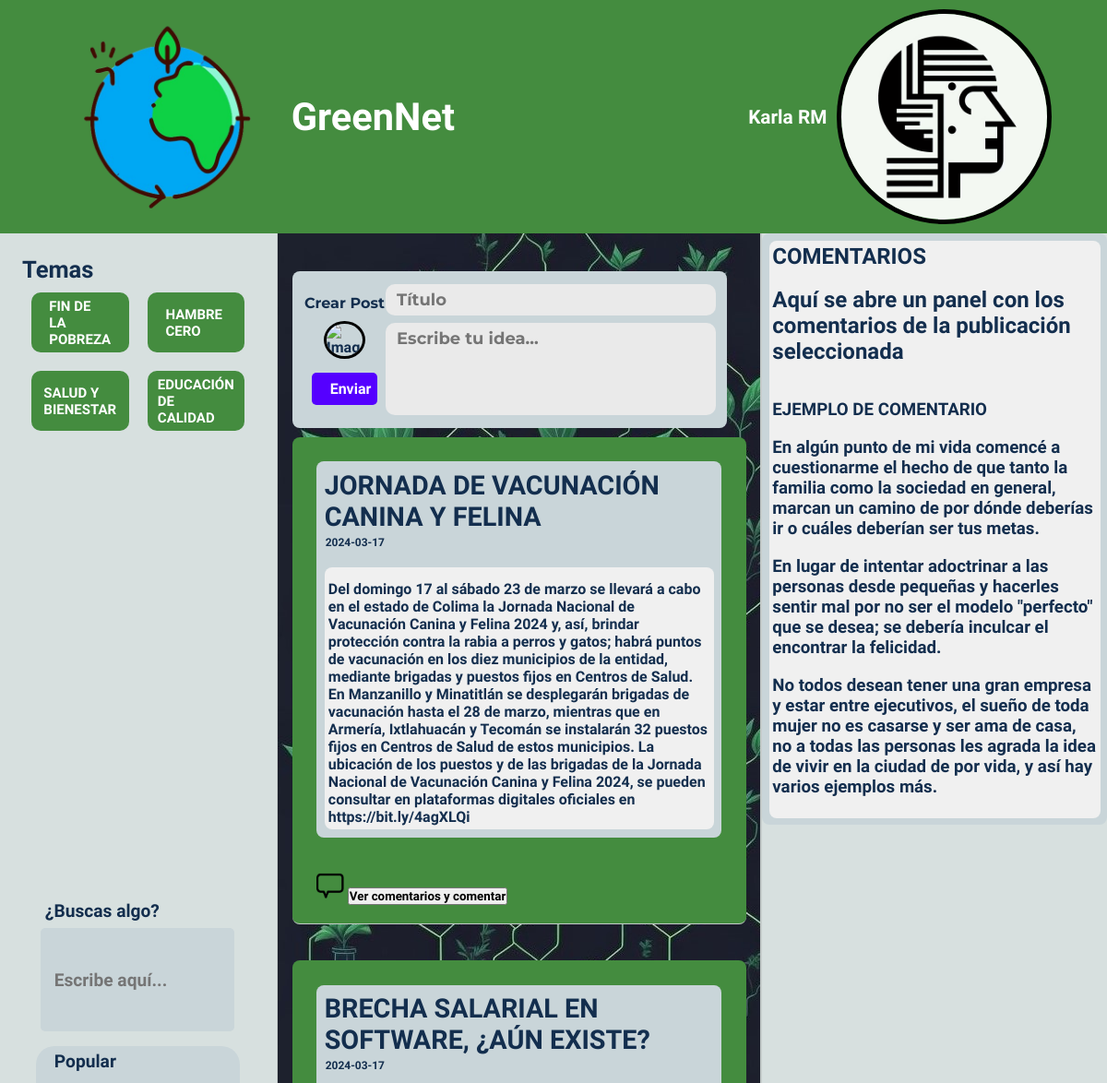
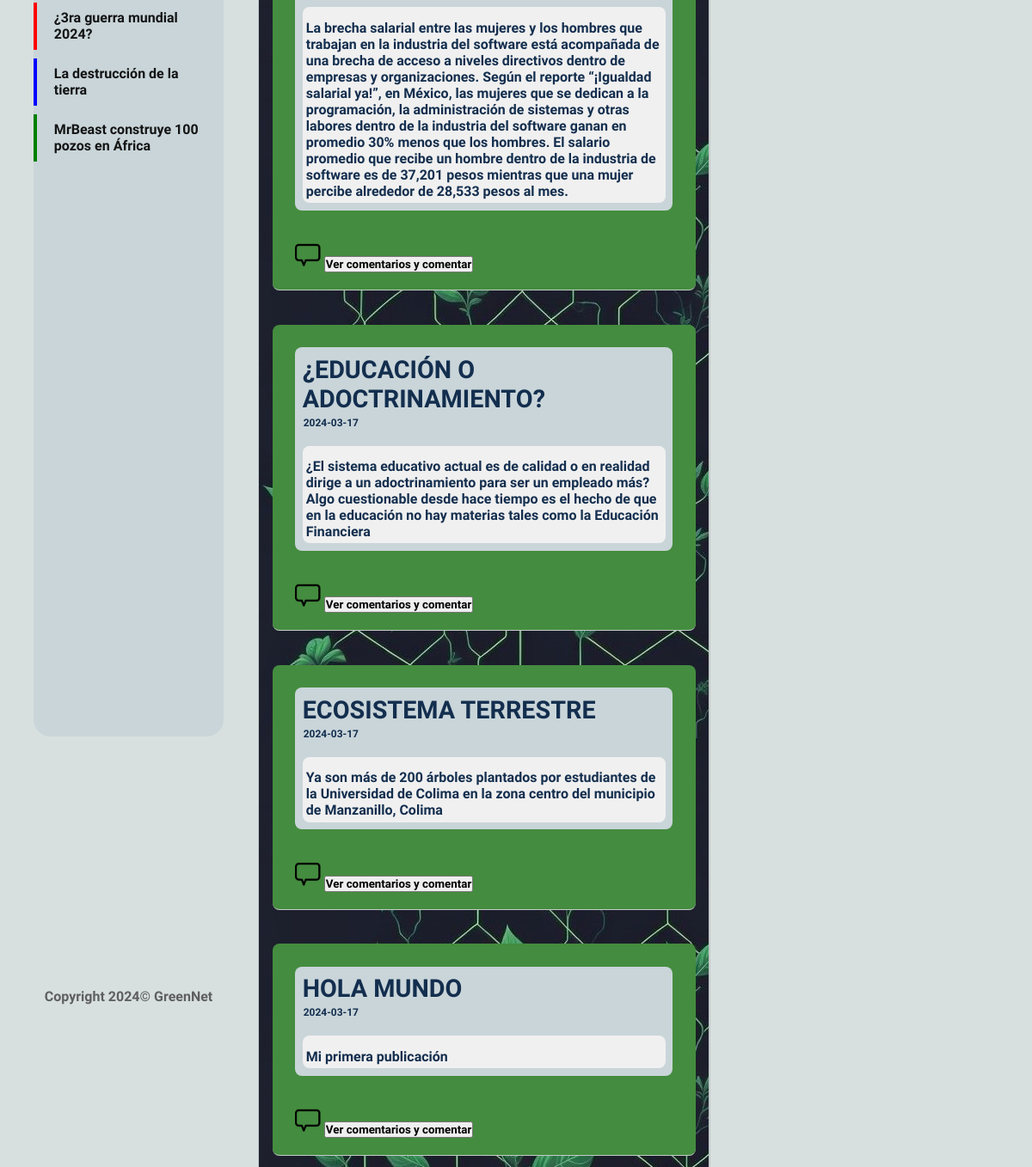
The app's page / (signed in) with its own data (2 pictures, top to bottom).
### tables this page shows
CREATE TABLE `publication` (
  `ID_publication` int(11) NOT NULL,
  `Title` varchar(50) NOT NULL,
  `Content` text NOT NULL,
  `Date` date NOT NULL,
  `ID_user` int(11) DEFAULT NULL,
  `ID_topic` int(11) DEFAULT NULL
);

### controller/conexionController.php (called while the page is built, shortened)
<?php
class conexionController{
    static function index() {
        $conn = new conexion();
        $publicaciones = $conn->select("publication");
        require_once("view/index.php");
    }
}
?>

### model/conexion.php (called while the page is built, shortened)
<?php
class conexion extends PDO{
    public function select($table, $campos = ['*'], $condiciones=[]) {
        $campos = implode(', ' , $campos);
        $sql = "SELECT $campos FROM $table";
        $stmt = $this->prepare($sql);
        $stmt->execute();
        return $stmt->fetchAll();
    }
}
?>

### view/index.php (the view, shortened to what this page needs)
<?php
    include("./view/layout/main_header.php");
?>
    <div class="app">
        <aside class="navegacion">
            <div class="temas">
                <h2>Temas</h2>
                <div class="temasopciones">
                <ul>
                    <li>FIN DE LA POBREZA</li>
                    <li>HAMBRE CERO</li>
                    <li>SALUD Y BIENESTAR</li>
                    <li>EDUCACIÓN DE CALIDAD</li>
                </ul>
                </div>
            </div>
            <div class="busqueda">
                <h2>¿Buscas algo?</h2>
                <input type="search" class="search-bar" name="search" id="search" placeholder="Escribe aquí...">
                <div class="populares">
                <h2>Popular</h2>
                <ul>
                    <li>¿3ra guerra mundial 2024?</li>
                    <li>La destrucción de la tierra</li>
                    <li>MrBeast construye 100 pozos en África</li>
                </ul>
                </div>
            </div>
            <span class="copyright">Copyright 2024© GreenNet</span>
        </aside>
        <main class="publicaciones">
            <div class="publicacion-crear">
                <form action="index.php?m=enviarPublicacion" method="post">
                    <div class="mi-perfil">
                        <div class="image-container">
                            <span>Crear Post</span>
                            <img src="<?php echo urlsite; ?>./view/img/perfil_img.jpg" alt="Imagen">
                            <button type="submit">Enviar</button>
                        </div>
                        <div class="input-container">
                            <input type="text" name="titulo" placeholder="Título">
                            <textarea name="contenido" placeholder="Escribe tu idea..."></textarea>
                        </div>
                    </div>
                </form>
            <section class="feed">
                <?php for ($i = count($publicaciones) - 1; $i >= 0; $i--): ?>
                    <?php $publicacion = $publicaciones[$i]; ?>
                    <div class="publicacion">
                        <div class="publicacion-unidad">
                            <h2><?php echo $publicacion['Title']; ?></h2>
                            <h><?php echo $publicacion['Date']; ?></h><br><br>
                            <div class="contenido"><p><?php echo $publicacion['Content']; ?></p></div>
                        </div><br><br>
                        <img src="/view/img/comments.png" width="30px">
                        <button name="vercomments" value="" title="Ver comentarios de la publicación"> Ver comentarios y comentar</button>
                    </div><br>
                <?php endfor; ?>
            </section>
        </main>
        <section class="comentarios">
            <div class="publicacion-unidad">
                <div class="contenido">
                    <h1>COMENTARIOS</h1><br>
                    <h2>Aquí se abre un panel con los comentarios de la publicación seleccionada</h2><br><br>
                    <h3>EJEMPLO DE COMENTARIO</h3><br>
                    <h3>En algún punto de mi vida comencé a cuestionarme el hecho de que tanto la familia como la sociedad en general, marcan un camino de por dónde deberías ir o cuáles deberían ser tus metas.</h3><br>
                    <h3>En lugar de intentar adoctrinar a las personas desde pequeñas y hacerles sentir mal por no ser el modelo "perfecto" que se desea; se debería inculcar el encontrar la felicidad.</h3><br>
                    <h3>No todos desean tener una gran empresa y estar entre ejecutivos, el sueño de toda mujer no es casarse y ser ama de casa, no a todas las personas les agrada la idea de vivir en la ciudad de por vida, y así hay varios ejemplos más.</h3><br>
                </div>
            </div>
        </section>
    </div>
</body>
</html>

### records on screen
publication: Title "JORNADA DE VACUNACIÓN CANINA Y FELINA", Date "2024-03-17", Content "Del domingo 17 al sábado 23 de marzo se llevará a cabo en el estado de Colima la Jornada Nacional de Vacunación Canina y Felina 2024 y, así, brindar protección contra la rabia a perros y gatos; habrá puntos de vacunación en los diez municipios de la entidad, mediante brigadas y puestos fijos en Centros de Salud. En Manzanillo y Minatitlán se desplegarán brigadas de vacunación hasta el 28 de marzo, mientras que en Armería, Ixtlahuacán y Tecomán se instalarán 32 puestos fijos en Centros de Salud de estos municipios. La ubicación de los puestos y de las brigadas de la Jornada Nacional de Vacunación Canina y Felina 2024, se pueden consultar en plataformas digitales oficiales en…"
publication: Title "BRECHA SALARIAL EN SOFTWARE, ¿AÚN EXISTE?", Date "2024-03-17", Content "La brecha salarial entre las mujeres y los hombres que trabajan en la industria del software está acompañada de una brecha de acceso a niveles directivos dentro de empresas y organizaciones. Según el reporte “¡Igualdad salarial ya!”, en México, las mujeres que se dedican a la programación, la administración de sistemas y otras labores dentro de la industria del software ganan en promedio 30% menos que los hombres. El salario promedio que recibe un hombre dentro de la industria de software es de 37,201 pesos mientras que una mujer percibe alrededor de 28,533 pesos al mes."
publication: Title "¿EDUCACIÓN O ADOCTRINAMIENTO?", Date "2024-03-17", Content "¿El sistema educativo actual es de calidad o en realidad dirige a un adoctrinamiento para ser un empleado más? Algo cuestionable desde hace tiempo es el hecho de que en la educación no hay materias tales como la Educación Financiera"
publication: Title "ECOSISTEMA TERRESTRE", Date "2024-03-17", Content "Ya son más de 200 árboles plantados por estudiantes de la Universidad de Colima en la zona centro del municipio de Manzanillo, Colima"
publication: Title "HOLA MUNDO", Date "2024-03-17", Content "Mi primera publicación"

### other values on screen
$datos_usuario "Karla RM"
